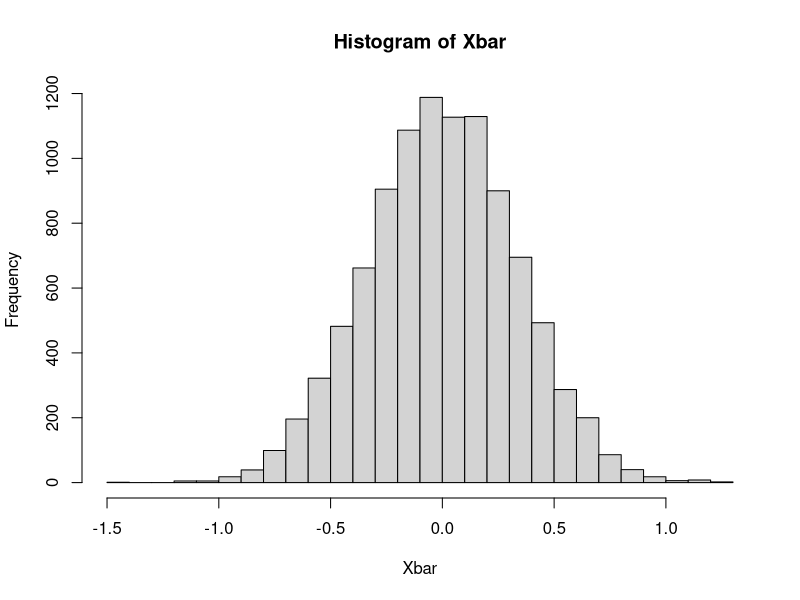
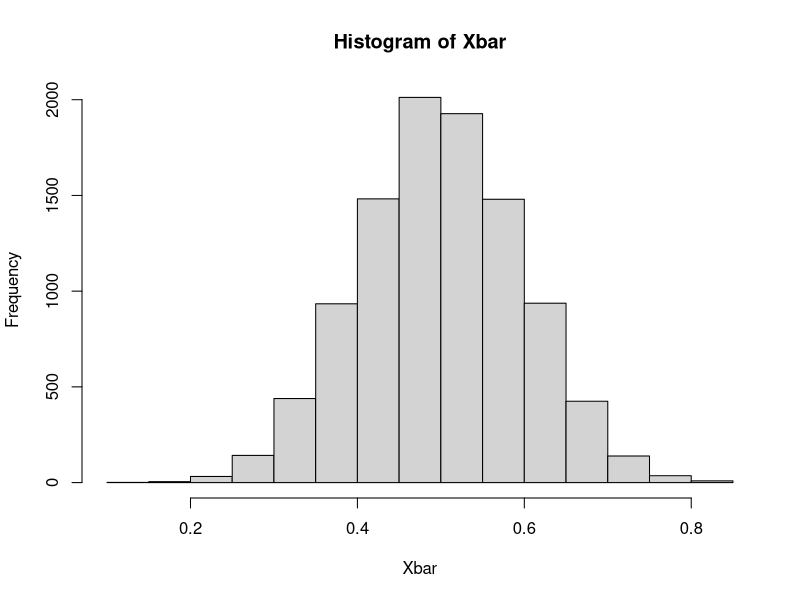
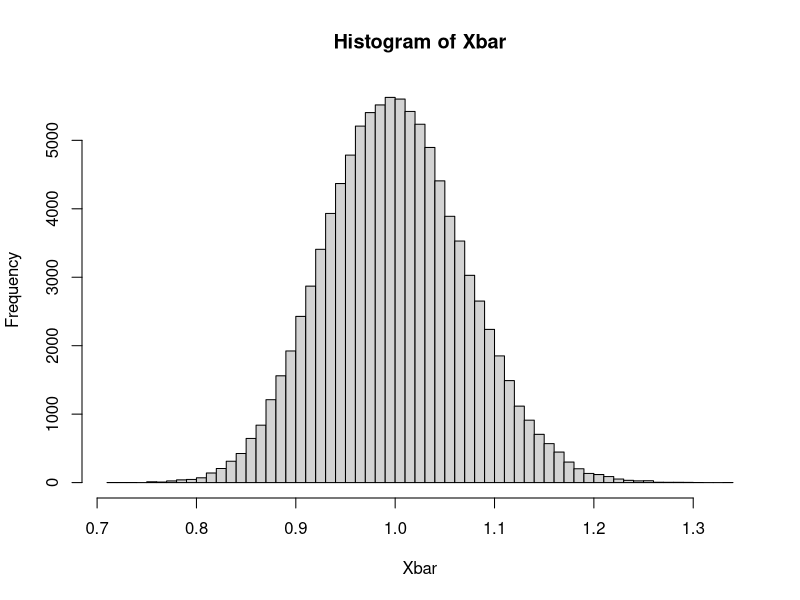

Generate these figures, in order, with R:
# NORMAL

r = 10000;
n = 9;

M = matrix(0,n,r);
Xbar = rep(0,r);

for (i in 1:r)
{
  M[,i] = rnorm(n,0,1);
}

for (i in 1:r)
{
  Xbar[i] = mean(M[,i]);
}

hist(Xbar,breaks=20);
mean(Xbar)
sd(Xbar)



# UNIFORME

r = 10000;
n = 9

M = matrix(0,n,r);
Xbar = rep(0,r);

for (i in 1:r)
{
  M[,i] = runif(n,0,1);
}

for (i in 1:r)
{
  Xbar[i] = mean(M[,i]);
}

hist(Xbar,breaks=20);




# EXPONENCIAL

r = 100000;
n = 200;

M = matrix(0,n,r);
Xbar = rep(0,r);

for (i in 1:r)
{
  M[,i] = rexp(n,1);
}

for (i in 1:r)
{
  Xbar[i] = mean(M[,i]);
}

hist(Xbar,breaks=50);




